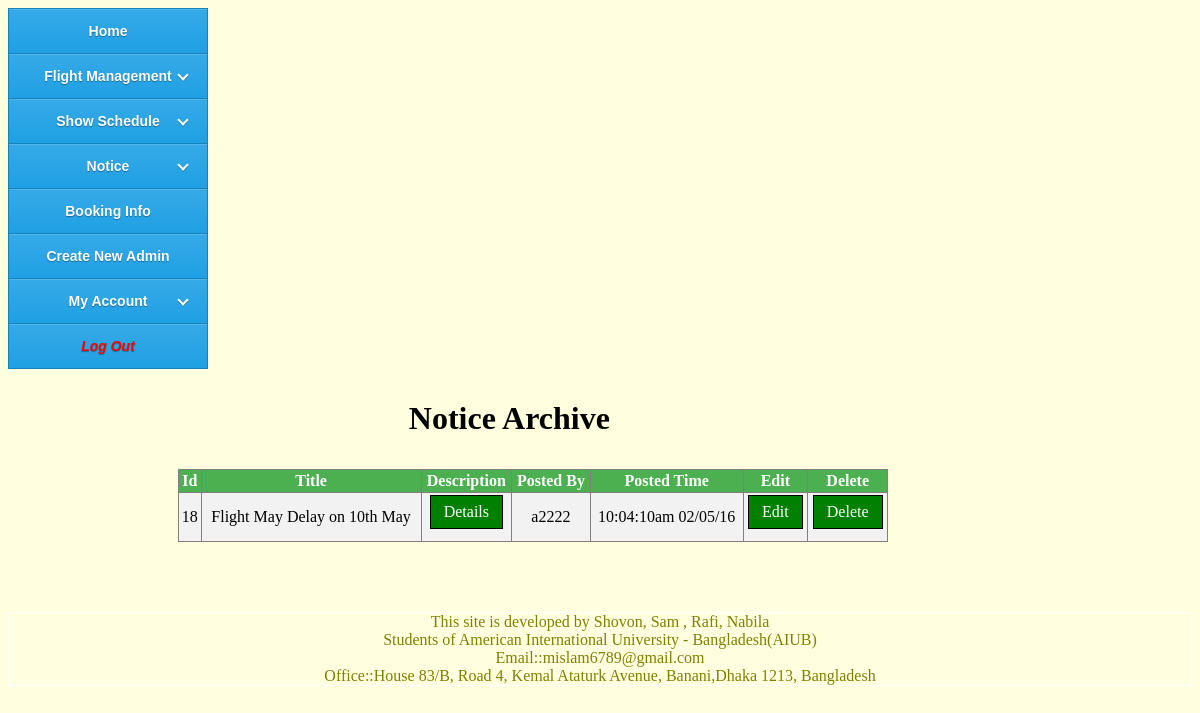
Page /SectionAdmin/Admin-NoticeArchive.php (signed in) on the committed database.
### tables this page shows
CREATE TABLE `noticeboard` (
  `NoticeId` int(11) NOT NULL,
  `NoticeTitle` varchar(100) NOT NULL,
  `NoticeDetails` text NOT NULL,
  `NoticePostedBy` varchar(20) NOT NULL,
  `NoticePostedTime` varchar(50) NOT NULL
);

### SectionAdmin/Admin-NoticeArchive.php (the view, shortened to what this page needs)
<!doctype html>
<html>
	<head>
	   <link href="../css/adminHomeCSS.css" rel="stylesheet">
	   <link href="../css/tableCSS.css" rel="stylesheet">
	</head>
	<body>
		<div class="adminHead">
			<h1> Notice Archive<h1>
		</div>
		<div class="adminPageActivity" style="overflow-x:auto;">
			<table border="1" align="center">
				<tr>
					<th>Id</th>
					<th>Title</th>
					<th>Description</th>
					<th>Posted By</th>
					<th>Posted Time</th>
					<th>Edit</th>
					<th>Delete</th>
				</tr>
				<?php
					$result=mysql_query("SELECT * FROM noticeboard ORDER BY NoticeId DESC");
					while($res=mysql_fetch_array($result)){
						echo "<tr>";
							echo "<td>".$res['NoticeId']."</td>";
							echo "<td>".$res['NoticeTitle']."</td>";
							echo "<td><a href=\"Admin-NoticeArchive-Details.php?id=$res[NoticeId]\">Details</a></td>";
							echo "<td>".$res['NoticePostedBy']."</td>";
							echo "<td>".$res['NoticePostedTime']."</td>";
							echo "<td><a href=\"Admin-NoticeArchive-Edit.php?id=$res[NoticeId]\">Edit</a></td>";
							echo "<td><a href=\"Admin-NoticeArchive-Delete.php?id=$res[NoticeId]\" onClick=\"return confirm('Are you sure you want to delete?')\">Delete</a></td>";
						echo "</tr>";
					}
				?>
			</table>
		</div>
	</body>
<html>

### css/adminHomeCSS.css (style rules this page uses)
body { background-size:cover; background-color:#FFFFE0; background-repeat: no-repeat; background-attachment: fixed; }
.classFooter { margin-bottom:20px; clear:left; //background-color:gray; border:1px solid white; text-align:center; font:bold; //size:; color:#808000; float:bottom; }
.adminHead { display: inline; //background-color:gray; width:83%; float: left; //color:white; //margin-top:10px; margin-left:10px; //font-size:20px; //padding-left:20px; //padding-top:20px; text-align:center; margin-bottom:10px; }
.adminPageActivity { display: inline; //background-color:gray; //border:1px solid black; width:60%; float: left; //color:white; //margin-top:10px; margin-left:170px; //font-size:20px; //padding-left:20px; //padding-top:20px; text-align:center; margin-bottom:70px; }

### css/tableCSS.css (style rules this page uses)
table { border-collapse: collapse; width: 100%; }
th, td { text-align: center; padding:2px; }
tr:nth-child(even) { background-color: #f2f2f2 }
tr:nth-child(odd) { background-color: #d6d6c2 }
th { background-color: #4CAF50; color: white; }
a:link, a:visited { background-color: green; color: white; padding: 7px 13px; text-align: center; text-decoration: none; display: inline-block; border:1px solid black; margin-bottom:10px; }

### css/sideBarCSS.css (style rules this page uses)
#cssmenu { float:left; }
#cssmenu, #cssmenu ul, #cssmenu ul li, #cssmenu ul li a { margin: 0; padding: 0; border: 0; list-style: none; line-height: 1; display: block; position: relative; -webkit-box-sizing: border-box; -moz-box-sizing: border-box; box-sizing: border-box; }
#cssmenu { width: 200px; font-family: Helvetica, Arial, sans-serif; color: #ffffff; }
#cssmenu > ul > li > a { padding: 15px 20px; border-left: 1px solid #1682ba; border-right: 1px solid #1682ba; border-top: 1px solid #1682ba; cursor: pointer; z-index: 2; font-size: 14px; font-weight: bold; text-decoration: none; color: white; text-shadow: 0 1px 1px rgba(0, 0, 0, 0.35); background: #36aae7; background: -webkit-linear-gradient(#36aae7, #1fa0e4); background: -moz-linear-gradient(#36aae7, #1fa0e4); background: -o-linear-gradient(#36aae7, #1fa0e4); background: -ms-linear-gradient(#36aae7, #1fa0e4); background: linear-gradient(#36aae7, #1fa0e4); box-shadow: inset 0 1px 0 rgba(255, 255, 255, 0.15); }
#cssmenu > ul > li:last-child > a, #cssmenu > ul > li.last > a { border-bottom: 1px solid #1682ba; margin-bottom:10px; text-align:center; color:red; }

### rows in the picture
noticeboard: NoticeId "18", NoticeTitle "Flight May Delay on 10th May", NoticePostedBy "a2222", NoticePostedTime "10:04:10am 02/05/16"
